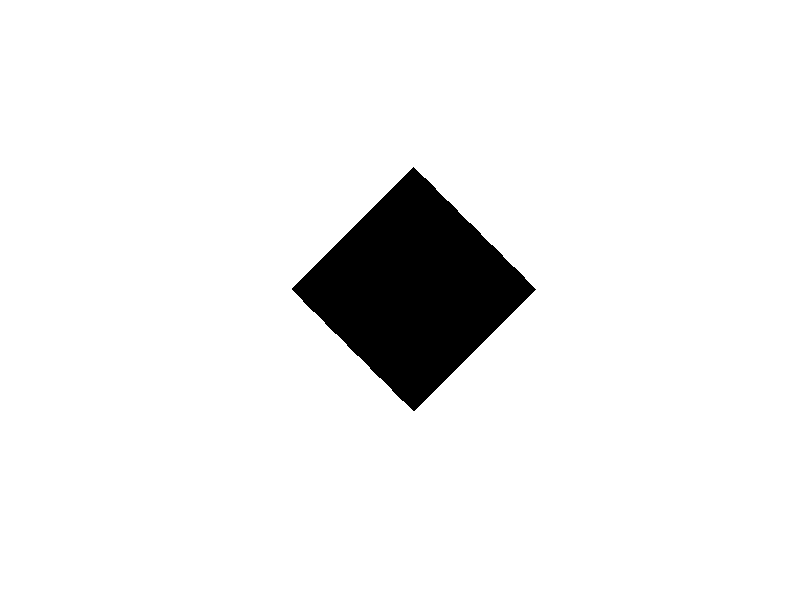

Write MATLAB code to recreate this figure.
image = ones(1000,1000);
for i=1:1:1000
    for j=1:1:1000
        if (abs(i-500)+abs(j-500)) <= 250
            image(i,j)= 0;
        end
    end
end

imshow(image);
